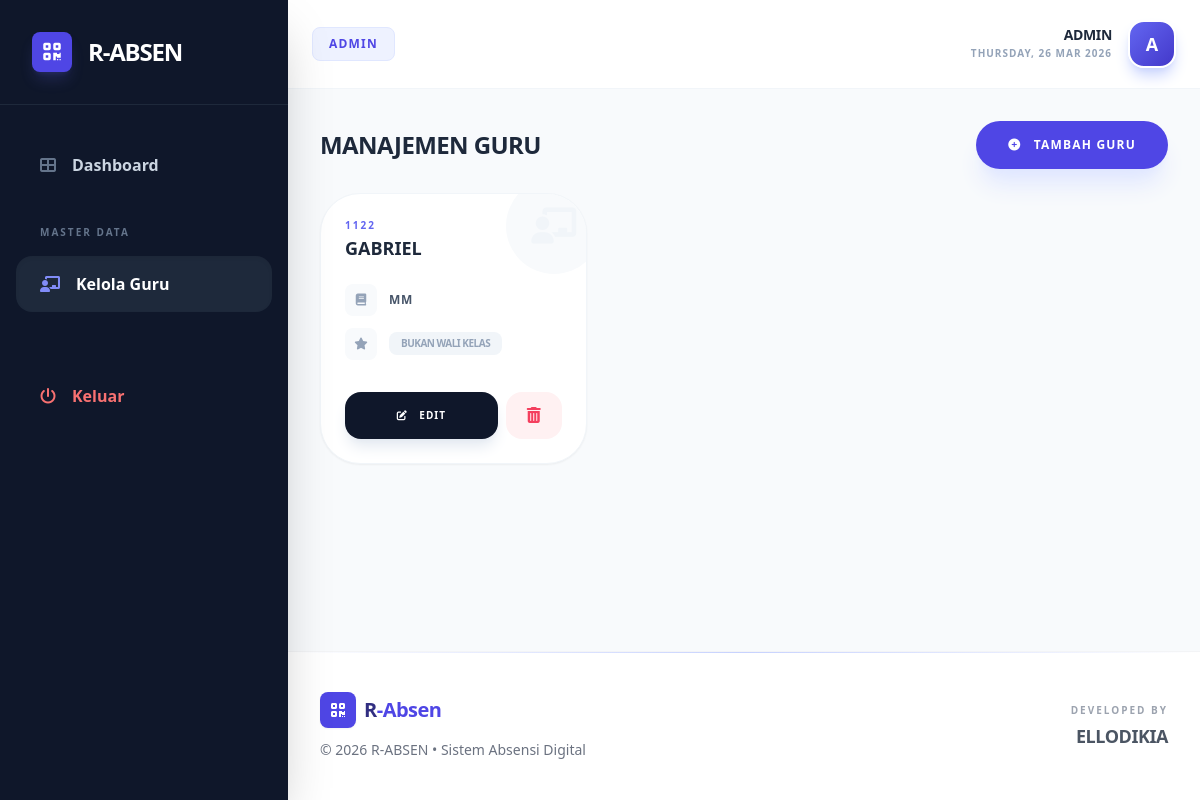
/admin/data_guru.php (signed in), run on an earlier commit of the app's database.
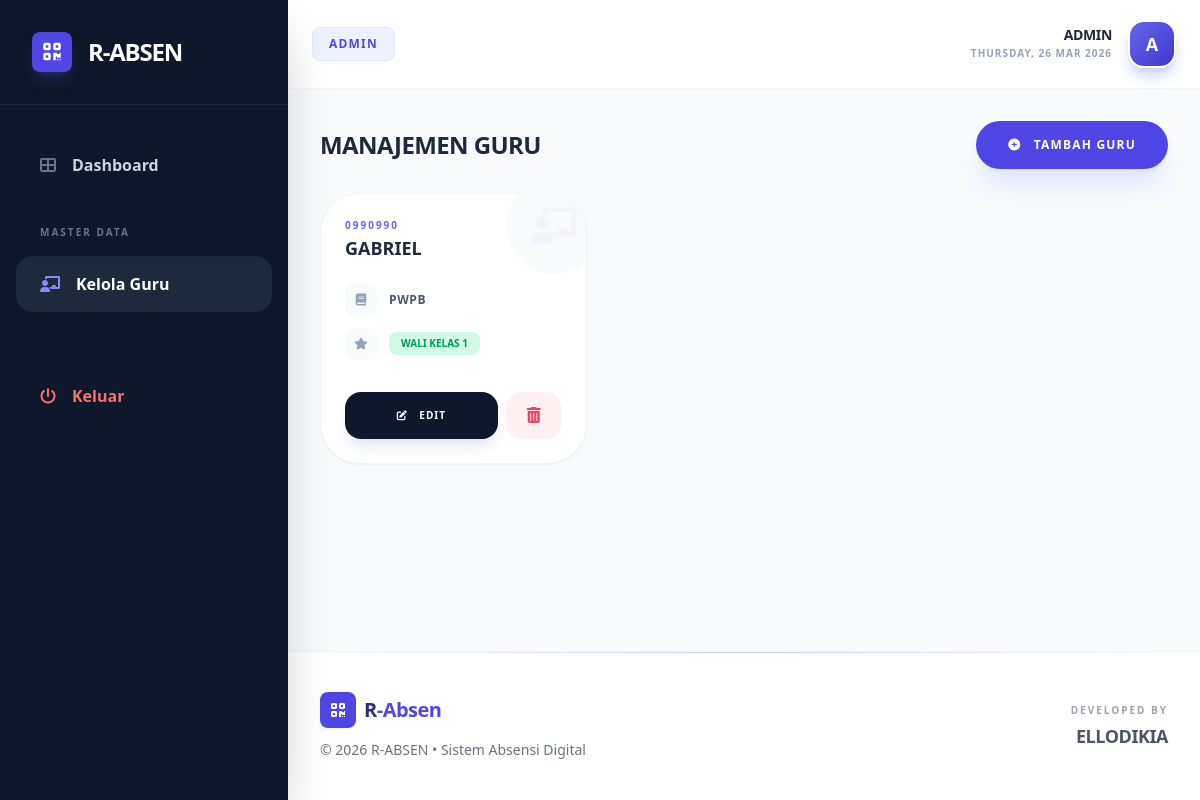
And on a later commit of the database.
### tables this page shows
CREATE TABLE `guru` (
  `id` int(11) NOT NULL,
  `user_id` int(11) DEFAULT NULL,
  `nama_guru` varchar(100) DEFAULT NULL,
  `mapel` varchar(100) DEFAULT NULL,
  `is_walikelas` varchar(50) DEFAULT NULL
);

CREATE TABLE `users` (
  `id` int(11) NOT NULL,
  `username` varchar(50) DEFAULT NULL,
  `password` varchar(255) DEFAULT NULL,
  `role` enum('admin','guru','siswa') NOT NULL
);

### admin/data_guru.php (the view, shortened to what this page needs)
<?php
include '../include/config.php';
$result_guru = mysqli_query($conn, "SELECT guru.*, users.username, users.id as user_id FROM guru JOIN users ON guru.user_id = users.id");
?>
<!DOCTYPE html>
<html lang="id">
<head>
    <script src="https://cdn.tailwindcss.com"></script>
    <link rel="stylesheet" href="https://cdnjs.cloudflare.com/ajax/libs/font-awesome/6.0.0/css/all.min.css">
</head>
<body class="bg-slate-50 flex overflow-x-hidden">
    <?php include '../include/sidebar.php'; ?>
    <div class="flex-1 md:ml-72 flex flex-col min-h-screen max-w-full overflow-hidden">
        <?php include '../include/header_nav.php'; ?>
        <main class="p-4 md:p-8 space-y-6">
            <div class="flex flex-col sm:flex-row justify-between items-start sm:items-center gap-4">
                <div>
                    <h1 class="text-2xl font-black text-slate-800 uppercase tracking-tight">Manajemen Guru</h1>
                </div>
                <button onclick="bukaModal()" class="w-full sm:w-auto bg-indigo-600 text-white px-8 py-4 rounded-[1.5rem] font-black text-xs uppercase tracking-widest hover:bg-indigo-700 shadow-xl shadow-indigo-100 transition-all active:scale-95">
                    <i class="fas fa-plus-circle mr-2"></i> Tambah Guru
                </button>
            </div>
            <div class="grid grid-cols-1 sm:grid-cols-2 lg:grid-cols-3 xl:grid-cols-3 gap-6">
                <?php while($row = mysqli_fetch_assoc($result_guru)): ?>
                <div class="bg-white rounded-[2.5rem] p-6 border border-slate-100 shadow-sm hover:shadow-xl hover:shadow-slate-200/50 transition-all group relative overflow-hidden">
                    <div class="absolute -right-4 -top-4 w-24 h-24 bg-slate-50 rounded-full flex items-center justify-center group-hover:bg-indigo-50 transition-colors">
                        <i class="fas fa-chalkboard-teacher text-slate-100 group-hover:text-indigo-100 text-4xl"></i>
                    </div>
                    <div class="relative z-10 flex flex-col h-full">
                        <div class="mb-6">
                            <p class="text-[10px] font-black text-indigo-500 uppercase tracking-[0.2em] mb-1"><?= $row['username'] ?></p>
                            <h2 class="text-lg font-black text-slate-800 uppercase leading-tight truncate"><?= $row['nama_guru'] ?></h2>
                        </div>
                        <div class="space-y-3 mb-8">
                            <div class="flex items-center gap-3">
                                <div class="w-8 h-8 rounded-lg bg-slate-50 flex items-center justify-center text-slate-400">
                                    <i class="fas fa-book text-xs"></i>
                                </div>
                                <span class="text-xs font-bold text-slate-600 uppercase tracking-wider"><?= $row['mapel'] ?></span>
                            </div>
                            <div class="flex items-center gap-3">
                                <div class="w-8 h-8 rounded-lg bg-slate-50 flex items-center justify-center text-slate-400">
                                    <i class="fas fa-star text-xs"></i>
                                </div>
                                <?php if (!empty($row['is_walikelas'])): ?>
                                    <span class="text-[10px] font-black bg-emerald-100 text-emerald-600 px-3 py-1 rounded-lg uppercase">Wali Kelas <?= $row['is_walikelas'] ?></span>
                                <?php else: ?>
                                    <span class="text-[10px] font-black bg-slate-100 text-slate-400 px-3 py-1 rounded-lg uppercase tracking-tighter">Bukan Wali Kelas</span>
                                <?php endif; ?>
                            </div>
                        </div>
                        <div class="mt-auto flex gap-2">
                            <button onclick='bukaModal(<?= json_encode($row) ?>)' class="flex-1 bg-slate-900 text-white py-4 rounded-2xl font-black text-[10px] uppercase tracking-widest hover:bg-indigo-600 transition-all shadow-lg shadow-slate-200">
                                <i class="fas fa-edit mr-2"></i> Edit
                            </button>
                            <a href="?hapus=<?= $row['user_id'] ?>" onclick="return confirm('Hapus data guru ini?')" class="w-14 bg-rose-50 text-rose-500 flex items-center justify-center rounded-2xl hover:bg-rose-500 hover:text-white transition-all">
                                <i class="fas fa-trash-alt"></i>
                            </a>
                        </div>
                    </div>
                </div>
                <?php endwhile; ?>
            </div>
        </main>
        <?php include '../include/footer.php'; ?>
    </div>
</body>
</html>

What changed in the data, as far as the page shows it:
removed guru: user.username "1122", nama_guru "GABRIEL", mapel "MM", is_walikelas "BUKAN WALI KELAS"
added guru: user.username "0990990", nama_guru "GABRIEL", mapel "PWPB", is_walikelas "1"
